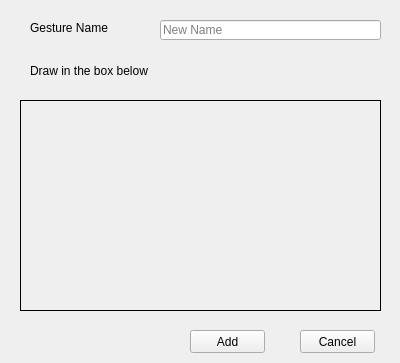
<?xml version="1.0" encoding="UTF-8"?>
<ui version="4.0">
 <class>widget</class>
 <widget class="QWidget" name="widget">
  <property name="geometry">
   <rect>
    <x>0</x>
    <y>0</y>
    <width>400</width>
    <height>363</height>
   </rect>
  </property>
  <property name="windowTitle">
   <string>Draw Widget</string>
  </property>
  <widget class="QLabel" name="label">
   <property name="geometry">
    <rect>
     <x>30</x>
     <y>60</y>
     <width>341</width>
     <height>21</height>
    </rect>
   </property>
   <property name="text">
    <string>Draw in the box below</string>
   </property>
  </widget>
  <widget class="QLabel" name="nameLabel">
   <property name="geometry">
    <rect>
     <x>30</x>
     <y>20</y>
     <width>121</width>
     <height>16</height>
    </rect>
   </property>
   <property name="text">
    <string>Gesture Name</string>
   </property>
  </widget>
  <widget class="QLineEdit" name="gestureNameInput">
   <property name="geometry">
    <rect>
     <x>160</x>
     <y>20</y>
     <width>221</width>
     <height>20</height>
    </rect>
   </property>
   <property name="styleSheet">
    <string notr="true"/>
   </property>
   <property name="placeholderText">
    <string>New Name</string>
   </property>
  </widget>
  <widget class="QPushButton" name="confirmButton">
   <property name="geometry">
    <rect>
     <x>190</x>
     <y>330</y>
     <width>75</width>
     <height>23</height>
    </rect>
   </property>
   <property name="text">
    <string>Add</string>
   </property>
  </widget>
  <widget class="QPushButton" name="cancelButton">
   <property name="geometry">
    <rect>
     <x>300</x>
     <y>330</y>
     <width>75</width>
     <height>23</height>
    </rect>
   </property>
   <property name="text">
    <string>Cancel</string>
   </property>
  </widget>
  <widget class="QWidget" name="drawBox" native="true">
   <property name="geometry">
    <rect>
     <x>20</x>
     <y>100</y>
     <width>361</width>
     <height>211</height>
    </rect>
   </property>
   <property name="styleSheet">
    <string notr="true">border: 1px solid black; background: transparent</string>
   </property>
  </widget>
 </widget>
 <resources/>
 <connections/>
</ui>
